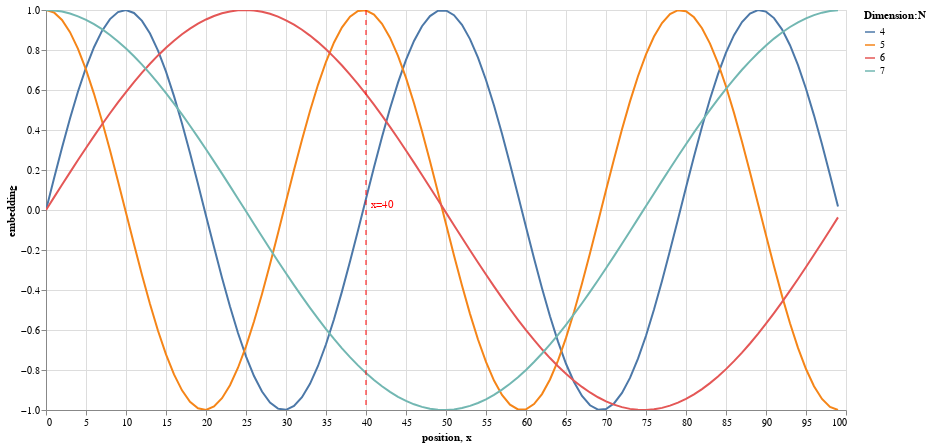

The code cell stored with this chart in its notebook:
### Code cell
# print(embeddings)
import torch
import pandas as pd
import altair as alt
from tools.PositionalEncoding import PositionalEncoding

# HL: 实际上一步骤max_len=8, d_model=768
pe = PositionalEncoding(d_model=20, dropout=0)  # 这里用20维方便可视化
x = torch.zeros(1, 100, 20)  # NT: 模拟输入句子(长度100，每个词的嵌入表示是20维)
y = pe.forward(x)

# 选择要展示的维度
dims_to_plot = [4, 5, 6, 7]  # 可以自己选择

# 构造 DataFrame
data = pd.concat([
    pd.DataFrame({
        "embedding": y[0, :, dim],
        "position": list(range(100)),
        "dimension": dim
    })
    for dim in dims_to_plot
])

# 用 Altair 绘制折线图
chart = (
    alt.Chart(data)
    .mark_line()
    .encode(
        x="position",
        y="embedding",
        color=alt.Color("dimension:N", title="Dimension:N")
    )
    .properties(width=800, height=400)
    .interactive()
)
vline = alt.Chart(pd.DataFrame({"x": [40]})).mark_rule(color="red", strokeDash=[5,5]).encode(x="x")
label = alt.Chart(pd.DataFrame({"x": [40], "label": ["x=40"]})).mark_text( align="left", dx=5, dy=-5, color="red" ).encode( x="x", text="label" )

chart_with_line = chart + vline + label

print("红色竖线表示在x=40这个位置，例如token(learning)不同维度需要加上的位置信息")
display(chart_with_line)
# 热力图
# heatmap = (
#     alt.Chart(data)
#     .mark_rect()
#     .encode(
#         x="position:O",
#         y="dimension:O",
#         color="embedding:Q"
#     )
#     .properties(width=800, height=400)
# )

# display(heatmap)

### Figure 1 — Vega-Lite specification as saved in the notebook (floating-point values rounded to 4 significant figures; data arrays with more than 128 entries replaced by an {"elided": "..."} marker saying what was removed)
{"config": {"view": {"continuousWidth": 300, "continuousHeight": 300}}, "layer": [{"data": {"name": "data-d59182899e3f2edccac4f4043d25da62"}, "mark": {"type": "line"}, "encoding": {"color": {"field": "dimension", "title": "Dimension:N", "type": "nominal"}, "x": {"field": "position", "type": "quantitative"}, "y": {"field": "embedding", "type": "quantitative"}}, "name": "view_1"}, {"data": {"name": "data-b67a4a84274cd83a4c48dbdd7ce09eb6"}, "mark": {"type": "rule", "color": "red", "strokeDash": [5, 5]}, "encoding": {"x": {"field": "x", "type": "quantitative"}}}, {"data": {"name": "data-e85b7a82238197789d5fd831da56eef9"}, "mark": {"type": "text", "align": "left", "color": "red", "dx": 5, "dy": -5}, "encoding": {"text": {"field": "label", "type": "nominal"}, "x": {"field": "x", "type": "quantitative"}}}], "height": 400, "params": [{"name": "param_1", "select": {"type": "interval", "encodings": ["x", "y"]}, "bind": "scales", "views": ["view_1"]}], "width": 800, "$schema": "https://vega.github.io/schema/vega-lite/v5.20.1.json", "datasets": {"data-d59182899e3f2edccac4f4043d25da62": {"elided": "400 records"}, "data-b67a4a84274cd83a4c48dbdd7ce09eb6": [{"x": 40}], "data-e85b7a82238197789d5fd831da56eef9": [{"x": 40, "label": "x=40"}]}}
